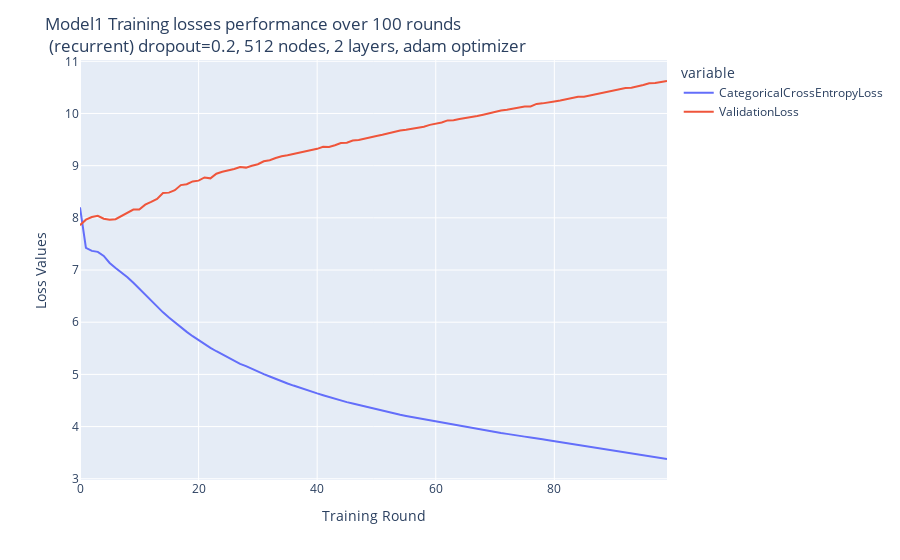

Notebook cell for this chart:
### Markdown cell above
### Model evaluation

### Code cell
import plotly.express as px
model_history=pd.DataFrame(history.history).reset_index()
model_history.columns=['TrainingRound','CategoricalCrossEntropyLoss','ValidationLoss']
fig=px.line(model_history,x='TrainingRound',y=model_history.columns[1:])
fig.update_layout(title='Model1 Training losses performance over 100 rounds <br> (recurrent) dropout=0.2, 512 nodes, 2 layers, adam optimizer',
                   xaxis_title='Training Round',
                   yaxis_title='Loss Values')
fig.show()
model_history.to_csv('evaluation/model1_performance.csv',index=False)

### Figure 1 — Plotly figure (JSON) as saved in the notebook; plotly's stock layout.template omitted (floating-point values rounded to 4 significant figures)
{"data": [{"hovertemplate": "variable=CategoricalCrossEntropyLoss<br>TrainingRound=%{x}<br>value=%{y}<extra></extra>", "legendgroup": "CategoricalCrossEntropyLoss", "line": {"color": "#636efa", "dash": "solid"}, "marker": {"symbol": "circle"}, "mode": "lines", "name": "CategoricalCrossEntropyLoss", "orientation": "v", "showlegend": true, "type": "scatter", "x": [0, 1, 2, 3, 4, 5, 6, 7, 8, 9, 10, 11, 12, 13, 14, 15, 16, 17, 18, 19, 20, 21, 22, 23, 24, 25, 26, 27, 28, 29, 30, 31, 32, 33, 34, 35, 36, 37, 38, 39, 40, 41, 42, 43, 44, 45, 46, 47, 48, 49, 50, 51, 52, 53, 54, 55, 56, 57, 58, 59, 60, 61, 62, 63, 64, 65, 66, 67, 68, 69, 70, 71, 72, 73, 74, 75, 76, 77, 78, 79, 80, 81, 82, 83, 84, 85, 86, 87, 88, 89, 90, 91, 92, 93, 94, 95, 96, 97, 98, 99], "xaxis": "x", "y": [8.202, 7.425, 7.367, 7.348, 7.27, 7.136, 7.04, 6.955, 6.862, 6.757, 6.642, 6.527, 6.412, 6.295, 6.189, 6.088, 5.993, 5.905, 5.814, 5.732, 5.653, 5.583, 5.51, 5.444, 5.379, 5.317, 5.26, 5.201, 5.158, 5.104, 5.052, 5.004, 4.959, 4.912, 4.869, 4.826, 4.786, 4.746, 4.708, 4.673, 4.636, 4.602, 4.567, 4.536, 4.502, 4.469, 4.442, 4.415, 4.385, 4.357, 4.327, 4.303, 4.275, 4.253, 4.226, 4.204, 4.184, 4.158, 4.139, 4.113, 4.094, 4.075, 4.05, 4.029, 4.009, 3.987, 3.967, 3.949, 3.93, 3.914, 3.896, 3.877, 3.86, 3.839, 3.821, 3.807, 3.792, 3.769, 3.756, 3.738, 3.72, 3.703, 3.679, 3.662, 3.644, 3.632, 3.611, 3.593, 3.572, 3.558, 3.534, 3.517, 3.497, 3.479, 3.466, 3.448, 3.427, 3.41, 3.393, 3.378], "yaxis": "y"}, {"hovertemplate": "variable=ValidationLoss<br>TrainingRound=%{x}<br>value=%{y}<extra></extra>", "legendgroup": "ValidationLoss", "line": {"color": "#EF553B", "dash": "solid"}, "marker": {"symbol": "circle"}, "mode": "lines", "name": "ValidationLoss", "orientation": "v", "showlegend": true, "type": "scatter", "x": [0, 1, 2, 3, 4, 5, 6, 7, 8, 9, 10, 11, 12, 13, 14, 15, 16, 17, 18, 19, 20, 21, 22, 23, 24, 25, 26, 27, 28, 29, 30, 31, 32, 33, 34, 35, 36, 37, 38, 39, 40, 41, 42, 43, 44, 45, 46, 47, 48, 49, 50, 51, 52, 53, 54, 55, 56, 57, 58, 59, 60, 61, 62, 63, 64, 65, 66, 67, 68, 69, 70, 71, 72, 73, 74, 75, 76, 77, 78, 79, 80, 81, 82, 83, 84, 85, 86, 87, 88, 89, 90, 91, 92, 93, 94, 95, 96, 97, 98, 99], "xaxis": "x", "y": [7.859, 7.964, 8.015, 8.037, 7.983, 7.963, 7.974, 8.036, 8.098, 8.158, 8.161, 8.252, 8.305, 8.362, 8.476, 8.483, 8.53, 8.627, 8.643, 8.698, 8.713, 8.774, 8.757, 8.845, 8.883, 8.903, 8.935, 8.972, 8.962, 8.998, 9.028, 9.083, 9.105, 9.145, 9.181, 9.198, 9.22, 9.246, 9.264, 9.298, 9.322, 9.362, 9.357, 9.39, 9.433, 9.441, 9.48, 9.493, 9.524, 9.553, 9.57, 9.591, 9.62, 9.654, 9.675, 9.689, 9.708, 9.713, 9.747, 9.781, 9.8, 9.827, 9.867, 9.871, 9.893, 9.909, 9.937, 9.952, 9.976, 10.01, 10.03, 10.06, 10.07, 10.1, 10.12, 10.13, 10.14, 10.18, 10.19, 10.21, 10.23, 10.25, 10.28, 10.3, 10.32, 10.32, 10.34, 10.38, 10.39, 10.42, 10.43, 10.46, 10.49, 10.49, 10.51, 10.55, 10.58, 10.58, 10.6, 10.62], "yaxis": "y"}], "layout": {"legend": {"title": {"text": "variable"}, "tracegroupgap": 0}, "margin": {"t": 60}, "title": {"text": "Model1 Training losses performance over 100 rounds <br> (recurrent) dropout=0.2, 512 nodes, 2 layers, adam optimizer"}, "xaxis": {"anchor": "y", "domain": [0, 1], "title": {"text": "Training Round"}}, "yaxis": {"anchor": "x", "domain": [0, 1], "title": {"text": "Loss Values"}}}}
